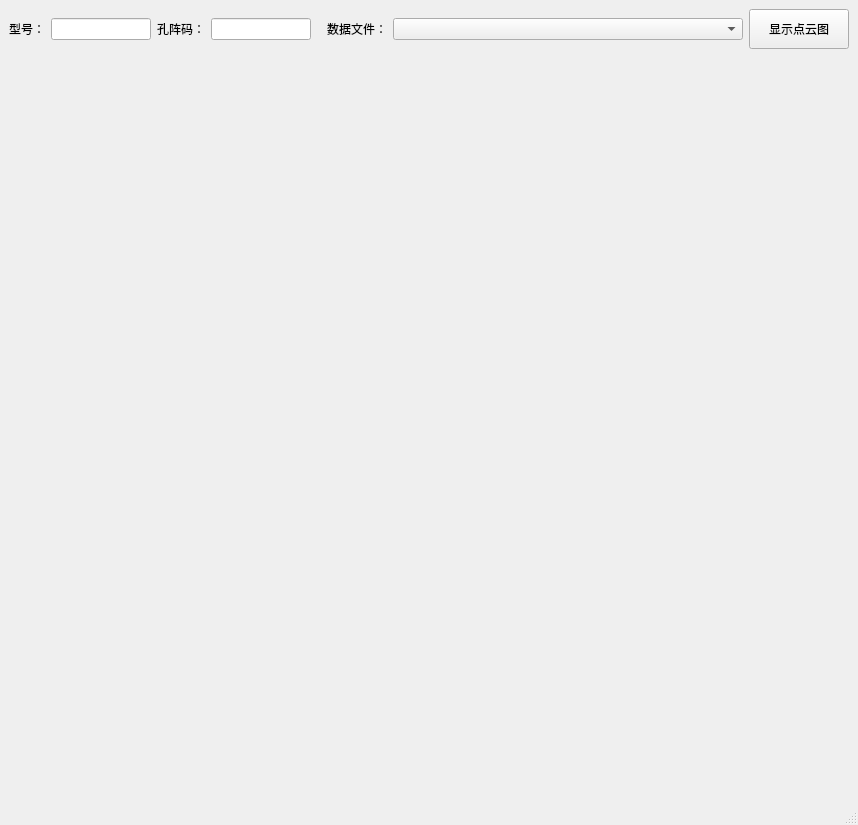
<?xml version="1.0" encoding="UTF-8"?>
<ui version="4.0">
 <class>MainWindow</class>
 <widget class="QMainWindow" name="MainWindow">
  <property name="geometry">
   <rect>
    <x>0</x>
    <y>0</y>
    <width>858</width>
    <height>825</height>
   </rect>
  </property>
  <property name="windowTitle">
   <string>MainWindow</string>
  </property>
  <property name="windowIcon">
   <iconset resource="../resources.qrc">
    <normaloff>:/icon.ico</normaloff>:/icon.ico</iconset>
  </property>
  <widget class="QWidget" name="centralwidget">
   <layout class="QHBoxLayout" name="horizontalLayout_3">
    <item>
     <layout class="QVBoxLayout" name="verticalLayout" stretch="0,1">
      <item>
       <layout class="QHBoxLayout" name="horizontalLayout_2">
        <item>
         <widget class="QLabel" name="label_3">
          <property name="text">
           <string>型号：</string>
          </property>
         </widget>
        </item>
        <item>
         <widget class="QLineEdit" name="productName">
          <property name="minimumSize">
           <size>
            <width>100</width>
            <height>0</height>
           </size>
          </property>
          <property name="maximumSize">
           <size>
            <width>100</width>
            <height>16777215</height>
           </size>
          </property>
         </widget>
        </item>
        <item>
         <widget class="QLabel" name="label">
          <property name="text">
           <string>孔阵码：</string>
          </property>
         </widget>
        </item>
        <item>
         <widget class="QLineEdit" name="barCode">
          <property name="minimumSize">
           <size>
            <width>100</width>
            <height>0</height>
           </size>
          </property>
          <property name="maximumSize">
           <size>
            <width>100</width>
            <height>16777215</height>
           </size>
          </property>
          <property name="text">
           <string/>
          </property>
         </widget>
        </item>
        <item>
         <spacer name="horizontalSpacer">
          <property name="orientation">
           <enum>Qt::Horizontal</enum>
          </property>
          <property name="sizeHint" stdset="0">
           <size>
            <width>40</width>
            <height>20</height>
           </size>
          </property>
         </spacer>
        </item>
        <item>
         <widget class="QLabel" name="label_2">
          <property name="text">
           <string>数据文件：</string>
          </property>
         </widget>
        </item>
        <item>
         <widget class="QComboBox" name="fileSelect">
          <property name="minimumSize">
           <size>
            <width>350</width>
            <height>0</height>
           </size>
          </property>
         </widget>
        </item>
        <item>
         <widget class="QPushButton" name="showPlot">
          <property name="minimumSize">
           <size>
            <width>100</width>
            <height>40</height>
           </size>
          </property>
          <property name="text">
           <string>显示点云图</string>
          </property>
         </widget>
        </item>
       </layout>
      </item>
      <item>
       <widget class="GraphicsLayoutWidget" name="graphWidget" native="true"/>
      </item>
     </layout>
    </item>
   </layout>
  </widget>
  <widget class="QStatusBar" name="statusbar"/>
 </widget>
 <customwidgets>
  <customwidget>
   <class>GraphicsLayoutWidget</class>
   <extends>QWidget</extends>
   <header>pyqtgraph.h</header>
   <container>1</container>
  </customwidget>
 </customwidgets>
 <resources>
  <include location="../resources.qrc"/>
 </resources>
 <connections/>
</ui>
